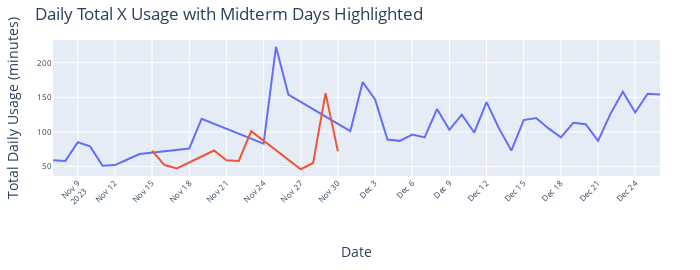

This figure's notebook cell:
### Code cell
import plotly.express as px

# Assuming df is your DataFrame with the correct data

# Creating an interactive line chart for Total Daily Usage
fig = px.line(df, x='Date', y='Total Daily Usage (minutes)', 
              title='Daily Total X Usage with Midterm Days Highlighted',
              color='Midterm', labels={'Midterm': 'Is Midterm Day'})

# Adjust the layout to move the x-axis title down a bit
fig.update_layout(
    margin=dict(l=40, r=40, t=40, b=80),  # You may need to adjust this bottom margin
    autosize=False,
    width=700,
    height=270,
    showlegend=False,
    xaxis=dict(
        tickangle=-45,  # Adjust the tick angle if necessary
        nticks=20,
        tickfont=dict(size=8),  # Adjust font size if needed
        title='Date',  # X-axis title
        title_standoff=40  # Distance of title from the axis in pixels
    ),
    yaxis=dict(
        title='Total Daily Usage (minutes)',
        tickfont=dict(size=8)
    )
)

# Save the plot as an HTML file
fig.write_html("twitter_usage_midterms1.html")

# Show the figure
fig.show()

### Figure 1 — Plotly figure (JSON) as saved in the notebook; plotly's stock layout.template omitted (floating-point values rounded to 4 significant figures)
{"data": [{"hovertemplate": "Is Midterm Day=False<br>Date=%{x}<br>Total Daily Usage (minutes)=%{y}<extra></extra>", "legendgroup": "False", "line": {"color": "#636efa", "dash": "solid"}, "marker": {"symbol": "circle"}, "mode": "lines", "name": "False", "orientation": "v", "showlegend": true, "type": "scatter", "x": ["2023-11-07T00:00:00", "2023-11-08T00:00:00", "2023-11-09T00:00:00", "2023-11-10T00:00:00", "2023-11-11T00:00:00", "2023-11-12T00:00:00", "2023-11-13T00:00:00", "2023-11-14T00:00:00", "2023-11-18T00:00:00", "2023-11-19T00:00:00", "2023-11-24T00:00:00", "2023-11-25T00:00:00", "2023-11-26T00:00:00", "2023-12-01T00:00:00", "2023-12-02T00:00:00", "2023-12-03T00:00:00", "2023-12-04T00:00:00", "2023-12-05T00:00:00", "2023-12-06T00:00:00", "2023-12-07T00:00:00", "2023-12-08T00:00:00", "2023-12-09T00:00:00", "2023-12-10T00:00:00", "2023-12-11T00:00:00", "2023-12-12T00:00:00", "2023-12-13T00:00:00", "2023-12-14T00:00:00", "2023-12-15T00:00:00", "2023-12-16T00:00:00", "2023-12-17T00:00:00", "2023-12-18T00:00:00", "2023-12-19T00:00:00", "2023-12-20T00:00:00", "2023-12-21T00:00:00", "2023-12-22T00:00:00", "2023-12-23T00:00:00", "2023-12-24T00:00:00", "2023-12-25T00:00:00", "2023-12-26T00:00:00"], "xaxis": "x", "y": [59, 58, 85, 79, 51, 52, 60, 68, 76, 119, 83, 223, 154, 101, 172, 147, 89, 87, 96, 92, 133, 103, 125, 99, 143, 105, 73, 117, 120, 105, 92, 113, 111, 87, 126, 158, 128, 155, 154], "yaxis": "y"}, {"hovertemplate": "Is Midterm Day=True<br>Date=%{x}<br>Total Daily Usage (minutes)=%{y}<extra></extra>", "legendgroup": "True", "line": {"color": "#EF553B", "dash": "solid"}, "marker": {"symbol": "circle"}, "mode": "lines", "name": "True", "orientation": "v", "showlegend": true, "type": "scatter", "x": ["2023-11-15T00:00:00", "2023-11-16T00:00:00", "2023-11-17T00:00:00", "2023-11-20T00:00:00", "2023-11-21T00:00:00", "2023-11-22T00:00:00", "2023-11-23T00:00:00", "2023-11-27T00:00:00", "2023-11-28T00:00:00", "2023-11-29T00:00:00", "2023-11-30T00:00:00"], "xaxis": "x", "y": [73, 52, 47, 73, 59, 58, 101, 46, 55, 156, 72], "yaxis": "y"}], "layout": {"autosize": false, "height": 270, "legend": {"title": {"text": "Is Midterm Day"}, "tracegroupgap": 0}, "margin": {"b": 80, "l": 40, "r": 40, "t": 40}, "showlegend": false, "title": {"text": "Daily Total X Usage with Midterm Days Highlighted"}, "width": 700, "xaxis": {"anchor": "y", "domain": [0, 1], "nticks": 20, "tickangle": -45, "tickfont": {"size": 8}, "title": {"standoff": 40, "text": "Date"}}, "yaxis": {"anchor": "x", "domain": [0, 1], "tickfont": {"size": 8}, "title": {"text": "Total Daily Usage (minutes)"}}}}
